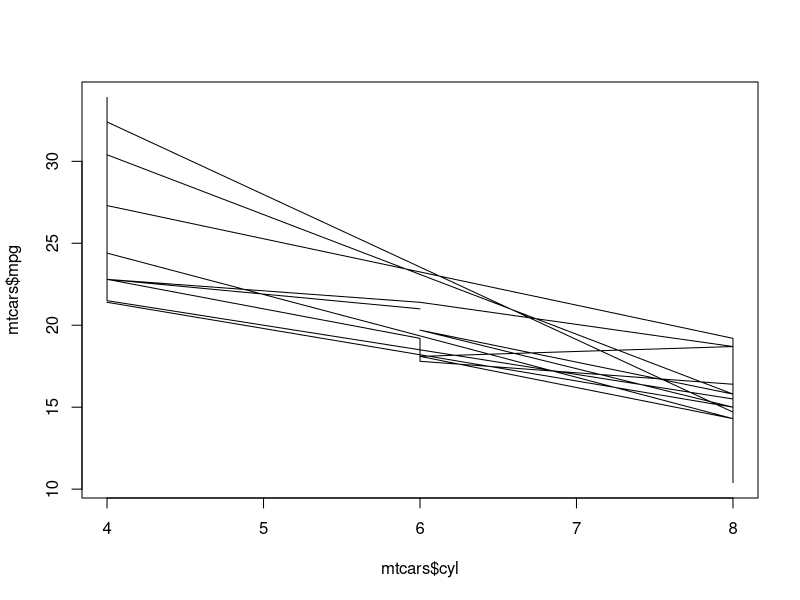

Reproduce this figure in R.
## ---- chunk 1
plot(mtcars$cyl, mtcars$mpg, "l")
